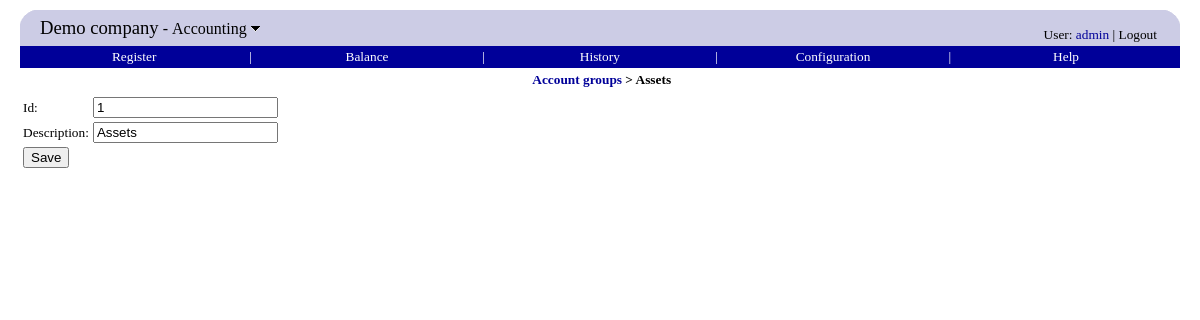
/accounting/accountgroup.php?groupid=1 (signed in), run on the app's committed database.
### tables this page shows
CREATE TABLE `companyinfo` (
  `companyname` varchar(80) default NULL,
  `vatnumber` varchar(32) default NULL,
  `streetaddress` varchar(128) default NULL,
  `city` varchar(32) default NULL,
  `zipcode` varchar(20) default NULL,
  `email` varchar(80) default NULL
);

CREATE TABLE `accountgroup` (
  `groupid` int(10) unsigned NOT NULL auto_increment,
  `description` varchar(80) NOT NULL,
  PRIMARY KEY  (`groupid`)
);

### accounting/menubar.php (called while the page is built)
<?php menubar() ?>

### include/database.inc.php (called while the page is built, shortened)
<?php
function query($sql)
{
	$q = mysql_query($sql);
	$err = mysql_error();
	return $q;
}
function fetch_array($query)
{
	return mysql_fetch_array($query);
}
function fetch_object($query)
{
	return mysql_fetch_object($query);
}
function num_rows($rs)
{
	return mysql_num_rows($rs);
}
function find($sql, $dummy = false)
{
	$q = query($sql);
	return fetch_object($q);
}
function findValue($sql, $default = null)
{
    $rs = query($sql);
    $row = fetch_array($rs);
    return $row[0];
}
?>

### accounting/accountgroup.php (the view, shortened to what this page needs)
<?php
	include('include.php');
	$groupid = getParam('groupid');
	$description = "";
	if (!isEmpty($groupid)) {
	    $selectSQL =
  		"select groupid,
		       description
		from accountgroup
		where groupid=$groupid
		";
		$rec = find($selectSQL);
		if ($rec != null) {
			$groupid = $rec->groupid;
			$description = $rec->description;
		}
	}
?>
<head>
</head>
<body>
<?php include("menubar.php") ?>
<form action="accountgroup.php" method="POST">
<table>
<tr>
	<td><?php etr("Id") ?>:</td>
	<td><input type=text name='groupid' value='<?php echo $groupid ?>'/></td>
</tr>
<tr><td><?php etr("Description") ?>:</td><td><input type="text" name="description" value="<?php echo $description ?>"/></td>
<tr>
<td colspan=2>
</td>
</tr>
</table>
</form>
</body>

### include/therp_include.php (shortened to what this page needs)
<?php
include('standard_include.php');
function top0($module = null)
{
	echo "<table cellpadding=0 cellspacing=0 width='100%' border=0>";
	echo "<tr>";
	echo "<td width=20><img src='../images/tl.png'></td>";
	echo "<td rowspan=2 bgColor='#CCCCE5'>";
	$title = tr("Switch module");
	$thERP = findValue("select companyname from companyinfo");
	echo "<span style='font-size: 14pt;'>";
	echo "<a class=logo href='../common/modules.php' title='$title'>$thERP</a></span>";
	if ($module != null) {
		echo "<span style='font-size: 12pt;'>&nbsp;-&nbsp;";
		$onMouseOver = "document.getElementById(\"down\").src=\"../images/down_hover.gif\"";
		$onMouseOut = "document.getElementById(\"down\").src=\"../images/down.gif\"";
		echo "<a class=logo href='../common/modules.php' title='$title' ";
		echo "onMouseOver='$onMouseOver' onMouseOut='$onMouseOut'>";
		echo tr($module);
		echo "&nbsp;<img id=down src='../images/down.gif' border=0 style='position: relative; top: -2'>";
		echo "</a>";
		echo "</span>";
	}
	echo "</td>";
	echo "<td align=right valign=bottom rowspan=2 bgColor='#CCCCE5' style='padding: 3'>";
	echo "<span class=username>";
	$href = '../payroll/selfservice_settings.php';
	echo tr("User") . ": <a href='$href'>" . getUser() . "</a> | <a href='../common/modules.php?logout=true' class=logo>";
	echo tr("Logout") . "</a>";
	echo "</span>\n";
	echo "</td>";
	echo "<td width=20><img src='../images/tr.png'></td>";
	echo "</tr>";
	echo "<tr bgColor='#CCCCE5'>";
	echo "<td>&nbsp;</td>";
	echo "<td>&nbsp;</td>";
	echo "</tr>";
	echo "</table>\n";
}
function menu($href, $text, $width, $hasNext, $currentHref)
{
	$current = $href == $currentHref;
	$class = $current ? 'menubar_current' : 'menubar';
	echo "<td width='$width%' align='center'><a class=$class href='$href'>" . tr($text) . "</a></td>\n";
	if ($hasNext)
		echo "<td>|</td>";
}
?>

### include/therp.css (style rules this page uses)
BODY { margin-left: 20; margin-right: 20; margin-top: 10; margin-bottom: 40; font-family: verdana; font-size: 10pt; }
TD { font-family: verdana; font-size: 10pt; }
A { text-decoration: none; color: #000099; }
.menubar { background-color: #000099; color: white; text-decoration: none; font-weight: normal; }
A.logo { text-decoration: none; color: black; }
.username { font-size: 10pt; }

### data on the page
companyinfo: companyname "Demo company"
accountgroup: groupid "1", description "Assets"

### other printed values
tr($module) "Accounting"
tr("User") "User"
getUser() "admin"
tr("Logout") "Logout"
tr($text) "Register Balance History Configuration Help"
$title "Account groups > Assets"
tr($text) "Id Description"
